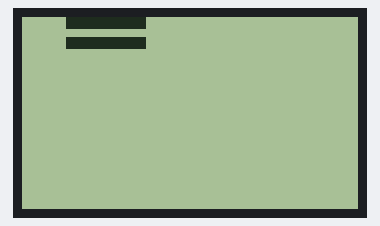
The sketch below on a simulated Arduino Uno, built with avr-gcc and run on an emulated ATmega328P. On the bench: 84×48 one-colour display.

Above: at 0.1 s.
At 4.56 s:
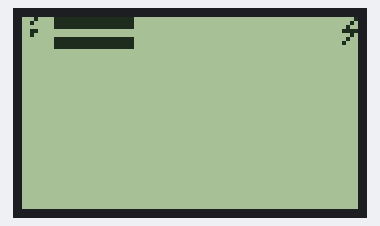
At 9.8 s:
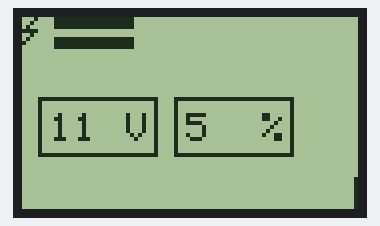
At 15.3 s:
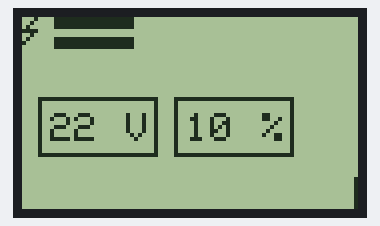
At 27.4 s:
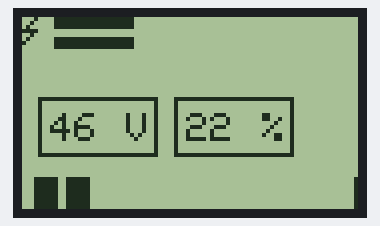
At 39.4 s:
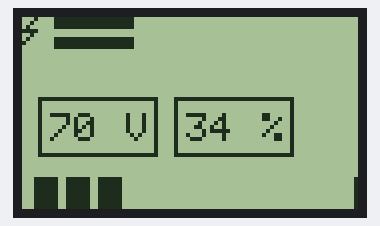

Measured:
- what the display in image 2 shows lasts 0.5 s, from 9.7 s to 10.2 s

The sketch:

railgun.ino
```cpp
#include <PCD8544.h>
static PCD8544 lcd;
unsigned char skullh[] = {B00111100,B01100110,B11100111,B11101111,B10111111,B11101111,B11100111,B01100110,B00111100};
unsigned char skulll[] = {0,0,B00000001,0,B00000001,0,B00000001};
unsigned char block[] = {255,255,255,255,255,255};
unsigned char blank[] = {0};
unsigned char lined[] = {B00000100};
unsigned char linec[] = {B00000111};
unsigned char linecc[] = {255};
unsigned char linecd[] = {B11110000};
unsigned char linet[] = {B00010000};
unsigned char rail[] = {B11100111};
unsigned char bullet[] = {B00011000};
unsigned char thorn[] = {B1001000,B0101100,B0011010,B0001001};
unsigned char explode1[] = {B00011000,B00111100,B01111110,B01111110,B00111100,B00011000};
unsigned char explode2[] = {B00011000,B00011000};
unsigned char explode3[] = {B00011000,B00111100,B00111100,B00011000};
unsigned char man[] = {B00010000,B11001011,B00111111,B11001011,B00010000};
unsigned char railgun[] = {B1101111,B1000,B10001,B100001,B1000010};
int choosevalue = 200;
int decalnearblock = 4;
int longblock = 29;
int decalotherblock = 5;
int value;
int purcent = 0;
int decalwrite = 3;
void setup() {
  Serial.begin(9600);
  lcd.begin(84,48);
  lcd.setInverse(false);
}
void animation() {
  for(int h = 0;h<20;h++) {
      lcd.setCursor(decalwrite+h+8,0);
      lcd.drawBitmap(rail,1,1);
    }

    delay(500);
    lcd.setCursor(79,0);
    lcd.drawBitmap(man,6,1);
     lcd.setCursor(0,0);
  lcd.drawBitmap(thorn,4,1);
  for(int v = 1;v <76;v++) {
    if (v > 0 && v < 21) {
    lcd.setCursor(v+8,0);
    lcd.drawBitmap(linecc,1,1);
    lcd.setCursor(v+9,0);
    lcd.drawBitmap(linecc,1,1);
    lcd.setCursor(v-1+8,0);
    lcd.drawBitmap(rail,1,1);
  }
  else {
    lcd.setCursor(v+8,0);
    lcd.drawBitmap(bullet,1,1);
    lcd.setCursor(v+9,0);
    lcd.drawBitmap(bullet,1,1);
    lcd.setCursor(v-1+8,0);
    lcd.drawBitmap(blank,1,1);
  }
  delay(40);
  }
  for(int h = 0;h < 2;h++) {
  lcd.setCursor(78,0);
  lcd.drawBitmap(explode1,6,1);
  delay(250);
  for(int e = 0;e <8;e++) {
    lcd.setCursor(78+e,0);
    lcd.drawBitmap(blank,1,1);
  }
  lcd.setCursor(80,0);
  lcd.drawBitmap(thorn,4,1);
  delay(250);
  for(int e = 0;e <8;e++) {
    lcd.setCursor(78+e,0);
    lcd.drawBitmap(blank,1,1);
  }
  }
  lcd.setCursor(0,0);
  lcd.drawBitmap(thorn,4,1);
}
void loop () {
  while(true) {
    animation();
  for(int y = 0;y < longblock;y++) {
    lcd.setCursor(y+decalnearblock,4);
    lcd.drawBitmap(lined,1,1);
    lcd.setCursor(y+decalnearblock+longblock+decalotherblock,4);
    lcd.drawBitmap(lined,1,1);
  }
  for(int y = 0;y < longblock;y++) {
    lcd.setCursor(y+decalnearblock,2);
    lcd.drawBitmap(linet,1,1);
    lcd.setCursor(y+decalnearblock+longblock+decalotherblock,2);
    lcd.drawBitmap(linet,1,1);
  }
  lcd.setCursor(decalnearblock,2);
  lcd.drawBitmap(linecd,1,1);
  lcd.setCursor(decalnearblock+longblock+decalotherblock,2);
  lcd.drawBitmap(linecd,1,1);
  lcd.setCursor(decalnearblock+longblock,2);
  lcd.drawBitmap(linecd,1,1);
  lcd.setCursor(decalnearblock+2*longblock+decalotherblock,2);
  lcd.drawBitmap(linecd,1,1);
  /*lcd.setCursor(30,3);
  lcd.drawBitmap(skullh,9,1);
  lcd.setCursor(30,4);
  lcd.drawBitmap(skulll,9,1);*/
  lcd.setCursor(decalwrite+decalnearblock+19,3);
  lcd.print("V");
  lcd.setCursor(decalwrite+decalnearblock+longblock+decalotherblock+19,3);
  lcd.print("%");
    lcd.setCursor(decalnearblock,4);
  lcd.drawBitmap(linec,1,1);
  lcd.setCursor(decalnearblock+longblock+decalotherblock,4);
  lcd.drawBitmap(linec,1,1);
  lcd.setCursor(decalnearblock+longblock,4);
  lcd.drawBitmap(linec,1,1);
  lcd.setCursor(decalnearblock+2*longblock+decalotherblock,4);
  lcd.drawBitmap(linec,1,1);
  lcd.setCursor(decalnearblock,3);
  lcd.drawBitmap(linecc,1,1);
  lcd.setCursor(decalnearblock+longblock+decalotherblock,3);
  lcd.drawBitmap(linecc,1,1);
  lcd.setCursor(decalnearblock+longblock,3);
  lcd.drawBitmap(linecc,1,1);
  lcd.setCursor(decalnearblock+2*longblock+decalotherblock,3);
  lcd.drawBitmap(linecc,1,1);
  for(int i = 0;i < 100;i++) {
     for(int y = 0;y < choosevalue/100;y++){
    value = i*(choosevalue/100)+y+1;
    lcd.setCursor(decalwrite+decalnearblock,3);
    lcd.print(value,DEC);
    delay(500);
     }
    lcd.setCursor(decalwrite+decalnearblock+longblock+decalotherblock,3);
    purcent = i+1;
    lcd.print(purcent,DEC);
    if (purcent >= 50) {
      if (i%2 == 0) {
        lcd.setCursor(decalwrite+2*longblock+decalnearblock+decalotherblock,3);
        lcd.drawBitmap(skullh,9,1);
        lcd.setCursor(decalwrite+2*longblock+decalnearblock+decalotherblock,4);
        lcd.drawBitmap(skulll,7,1);
      }
      if (i%2 != 0) {
        for(int m = 0;m <9;m++) {
          lcd.setCursor(decalwrite+2*longblock+decalnearblock+decalotherblock+m,3);
          lcd.drawBitmap(blank,1,1);
          lcd.setCursor(decalwrite+2*longblock+decalnearblock+decalotherblock+m,4);
          lcd.drawBitmap(blank,1,1);
        }
      }
    }
    if (purcent == 100) {
      lcd.setCursor(75,5);
      lcd.drawBitmap(block,6,1);
      lcd.setCursor(decalwrite+2*longblock+decalnearblock+decalotherblock,3);
        lcd.drawBitmap(skullh,9,1);
        lcd.setCursor(decalwrite+2*longblock+decalnearblock+decalotherblock,4);
        lcd.drawBitmap(skulll,7,1);
    }
    lcd.setCursor(((i/10)-1)*8+3,5);
    lcd.drawBitmap(block,6,1);
  }
  delay(10000);
  lcd.clear();
}
}
```
